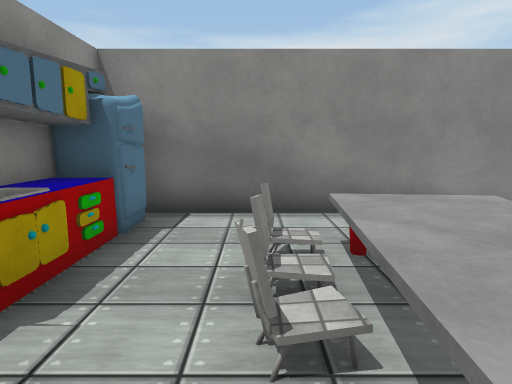
View 1 (above)

12 first-person views from a walk through a scene from a Unity 3-D project. The camera is 1.5 m above the floor, tilts 8° down and sees 75° across. Doors are open. The floor is counted in squares, 1 m on a side. Each view is taken from the middle of a square. On the plan, view 1 faces up. The plan holds only what a view shows up to about 15 squares ahead; the rest is blank. The place goes on beyond the plan. Some animated figures are left out. Some surface patterns are stand-ins.

View 2
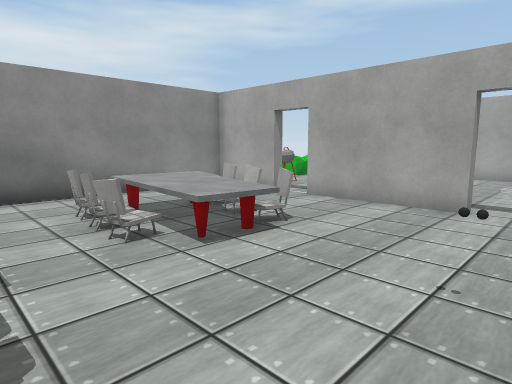

View 3
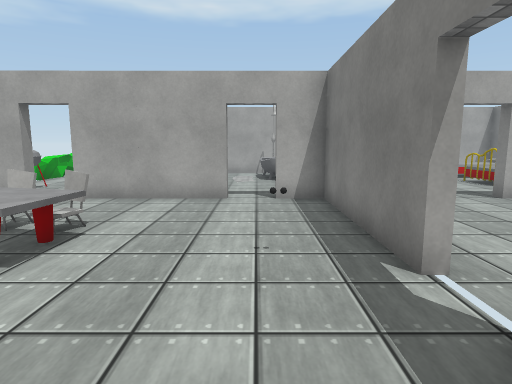

View 4
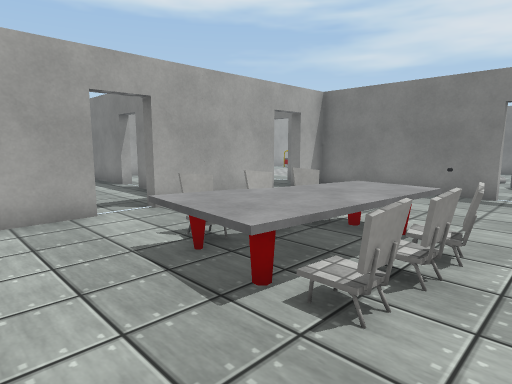

View 5
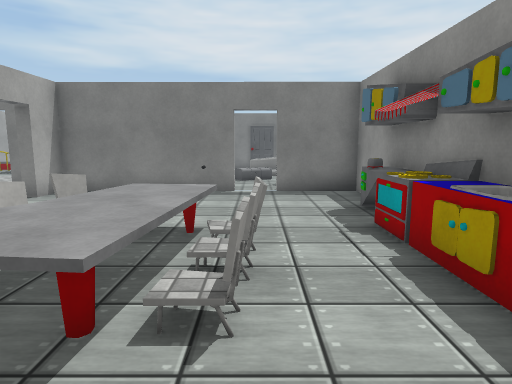

View 6
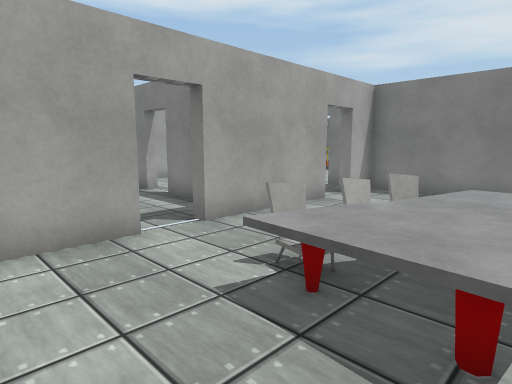

View 7
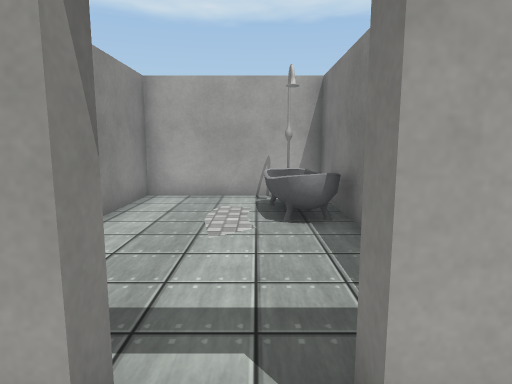

View 8
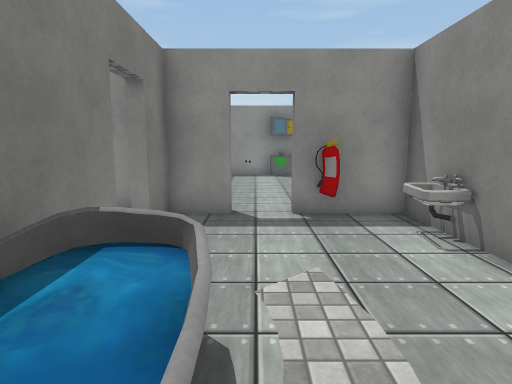

View 9
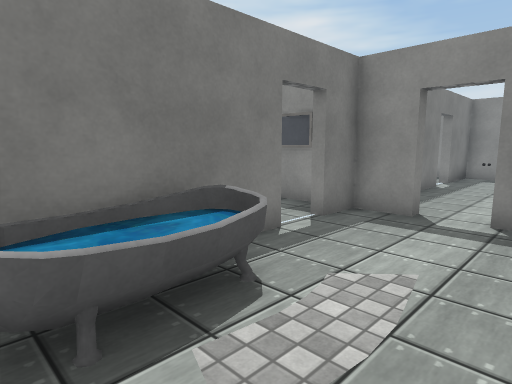

View 10
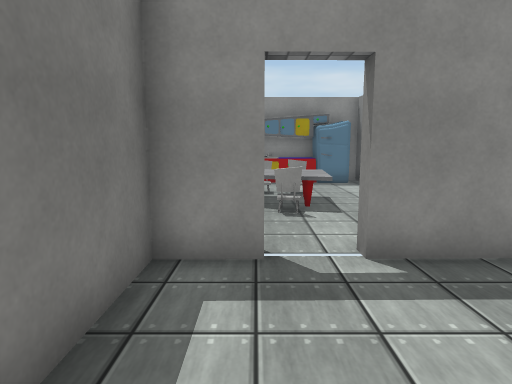

View 11
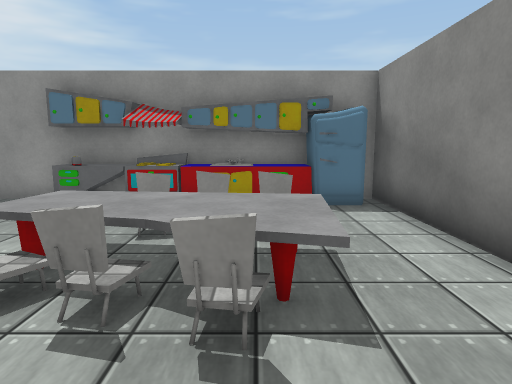

View 12
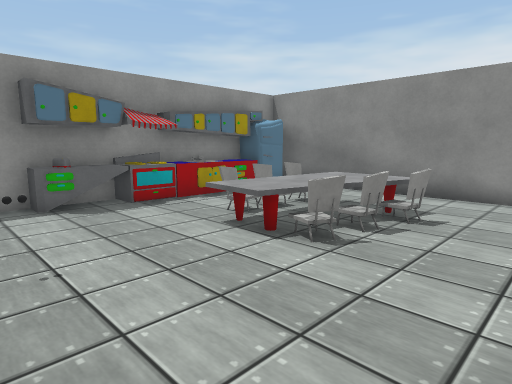

### Floor plan
Points are (right, up) in squares from view 1. A wall is a line through its corners. A room is listed if a view was taken in it or the views show most of it. See-through windows are left out.
Room 1 (views 1, 2, 3, 4, 5, 6, 7, 11, 12)
walls: (-3.3, 1.4) (-3.3, 0.6); (-3.3, -1.6) (-3.3, -3.9) (-0.6, -3.9); (6.8, 1.3) (6.8, -1.2) (6.3, -1.2) (6.3, 3.1) (6.7, 3.1); (0.7, -3.9) (6.3, -3.9) (6.3, -2.6) (6.8, -2.6); (6.7, 4.5) (6.3, 4.5) (6.3, 7.3) (-3.4, 7.3)
ways out: open door at (7, -2) to room 2; open door at (7, 3.5) to room 3; gap at (0, -4)
objects: other object (-3, -1); other object (-3, 0); sink (-3, 2) to (-2, 5); other object (-3, 6) to (-2, 6); chair (0, 2); chair (0, 3); chair (0, 4); other object (1, -2); table (1, 1) to (3, 5); chair (3, 1); chair (3, 2) to (3, 3); chair (4, 4); other object (7, 0)
Room 2 (views 8, 9)
walls: (11.6, 1.1) (11.6, 1.6); (9.9, 1.3) (6.8, 1.3); (9.4, -3.9) (14.9, -3.9) (14.9, 1.3) (11.9, 1.3); (6.8, -2.6) (6.8, -3.9) (8, -3.9)
low walls: (9.1, 0.5) (8, 0.6); (8.5, 1.3) (8, 1.1)
ways out: open door at (7, -2) to room 1; open door at (11, 2) to room 3; open door at (8.5, -4)
objects: other object (11, -3); other object (13, -3); carpet (13, -2); pipe (14, -3)
Room 3 (view 10)
walls: (11.6, 1.6) (14.5, 1.6); (6.7, 6.4) (6.7, 4.5); (6.7, 3.1) (6.8, 1.6) (10.4, 1.6)
low walls: (12, 7.2) (11.4, 7.1)
ways out: open door at (7, 3.5) to room 1; open door at (11, 2) to room 2
objects: other object (9, 6)

Positions as (right, up) in squares from view 1, and headings:
1: (0, 0), facing up
2: (-2, -3), facing up-right
3: (-3, -2), facing right
4: (-1, 7), facing down-right
5: (0, 7), facing down
6: (1, 7), facing down-right
7: (5, -2), facing right
8: (14, -2), facing left
9: (14, 0), facing down-left
10: (11, 3), facing left
11: (6, 4), facing left
12: (6, -3), facing up-left
